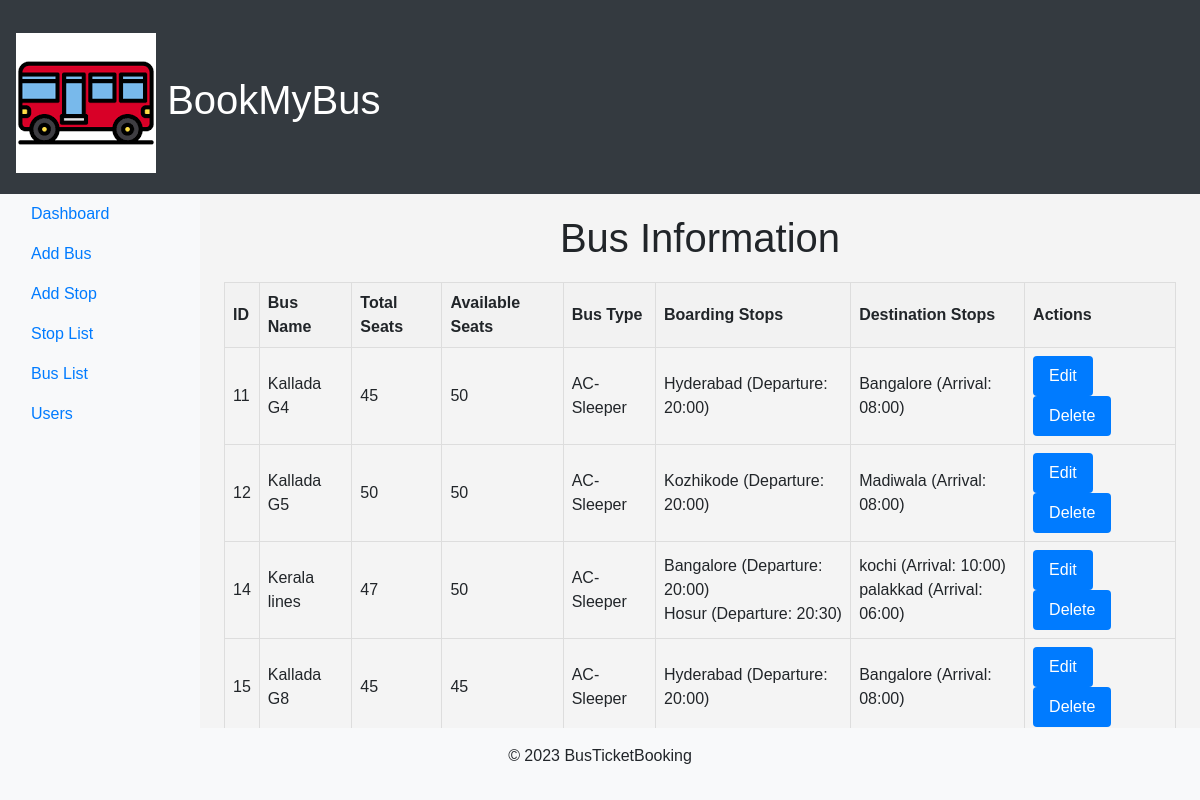
The app's page /adminapp/admin/dashboard/ with its own data.
### app1/models.py (models this page shows, shortened)
class Bus(models.Model):
    BUS_TYPE_CHOICES = [
        ('AC-Sleeper', 'AC-Sleeper'),
        ('Non-AC-Sleeper', 'Non-AC-Sleeper'),
        ('AC-seater', 'AC-seater'),
        ('Non-AC-seater', 'Non-AC-seater'),
    ]
    name = models.CharField(max_length=100)
    total_seats = models.IntegerField(default=50)  # Assume 50 seats by default
    available_seats = models.IntegerField(default=50)  #
    boarding_stops = models.ManyToManyField(Stop, through='BoardingStop', related_name='boarding_buses')
    destination_stops = models.ManyToManyField(Stop, through='DestinationStop', related_name='destination_buses')
    bus_type = models.CharField(max_length=30, choices=BUS_TYPE_CHOICES, default='Non-AC-Non-Sleeper')
    def __str__(self):
        return f"{self.name}-{self.boarding_stops}-{self.destination_stops}-{self.bus_type}"

class BoardingStop(models.Model):
    bus = models.ForeignKey(Bus, on_delete=models.CASCADE)
    stop = models.ForeignKey(Stop, on_delete=models.CASCADE)
    departure_time = models.TimeField(default=20)
    distance = models.DecimalField(max_digits=10, decimal_places=2, default=0.0)

class Stop(models.Model):
    name = models.CharField(max_length=100)

class DestinationStop(models.Model):
    bus = models.ForeignKey(Bus, on_delete=models.CASCADE)
    stop = models.ForeignKey(Stop, on_delete=models.CASCADE)
    arrival_time = models.TimeField(default=8)
    distance = models.DecimalField(max_digits=10, decimal_places=2, default=0.0)

### adminapp/views.py (the view)
# urls.py: path('admin/dashboard/', views.custom_admin_dashboard, name='custom_admin_dashboard'),
def custom_admin_dashboard(request):
    buses = Bus.objects.all()
    bus_data = []
    print(buses)
    for bus in buses:
        boarding_stops = BoardingStop.objects.filter(bus=bus)
        destination_stops = DestinationStop.objects.filter(bus=bus)
        bus_data.append({
            'bus': bus,
            'boarding_stops': boarding_stops,
            'destination_stops': destination_stops
        })
    return render(request, 'custom_admin_dashboard.html', {'bus_data': bus_data})

### project_templates/custom_admin_dashboard.html (shortened to what this page needs)
{% extends 'base_admin.html' %}
{% block content %}
    <h1>Bus Information</h1>
    <table>
        <thead>
            <tr>
                <th>ID</th>
                <th>Bus Name</th>
                <th>Total Seats</th>
                <th>Available Seats</th>
                <th>Bus Type</th>
                <th>Boarding Stops</th>
                <th>Destination Stops</th>
                <th>Actions</th>
            </tr>
        </thead>
        <tbody>
            {% for data in bus_data %}
            <tr>
                <td>{{ data.bus.id }}</td>
                <td>{{ data.bus.name }}</td>
                <td>{{ data.bus.total_seats }}</td>
                <td>{{ data.bus.available_seats }}</td>
                <td>{{ data.bus.get_bus_type_display }}</td>
                <td>
                    {% for stop in data.boarding_stops %}
                        {{ stop.stop.name }} (Departure: {{ stop.departure_time|time:"H:i" }})<br>
                    {% endfor %}
                </td>
                <td>
                    {% for stop in data.destination_stops %}
                        {{ stop.stop.name }} (Arrival: {{ stop.arrival_time|time:"H:i" }})<br>
                    {% endfor %}
                </td>
                <td>
                    <form action="{% url 'edit_bus' data.bus.id %}" method="get">
                        <input type="submit" value="Edit">
                    </form>
                    <form action="{% url 'delete_bus' data.bus.id %}" method="post">
                        <input type="submit" value="Delete">
                    </form>
                </td>
            </tr>
            {% endfor %}
        </tbody>
    </table>
{% endblock  %}

### project_templates/custom_admin_dashboard.html (style rules this page uses)
body { font-family: Arial, sans-serif; margin: 0; padding: 0; background-color: #f4f4f4; }
h1 { text-align: center; margin-top: 20px; }
table { width: 100%; border-collapse: collapse; margin-top: 20px; }
th, td { border: 1px solid #ddd; padding: 8px; text-align: left; }
th { background-color: #f2f2f2; }
form { display: inline-block; }
input[type="submit"] { padding: 8px 16px; cursor: pointer; border: none; background-color: #007bff; color: white; border-radius: 4px; margin-right: 5px; }

### project_templates/base_admin.html (style rules this page uses)
body { display: flex; flex-direction: column; min-height: 100vh; font-family: Arial, sans-serif; background-color: #f4f4f4; margin: 0; padding: 0; }
h1 { text-align: center; }

### records on screen
Bus: bus.id "11", bus.name "Kallada G4", bus.total_seats "45", bus.available_seats "50", bus.bus_type "AC-Sleeper"
BoardingStop: stop.name "Hyderabad", departure_time "20:00"
DestinationStop: stop.name "Bangalore", arrival_time "08:00"
Bus: bus.id "12", bus.name "Kallada G5", bus.total_seats "50", bus.available_seats "50", bus.bus_type "AC-Sleeper"
BoardingStop: stop.name "Kozhikode", departure_time "20:00"
DestinationStop: stop.name "Madiwala", arrival_time "08:00"
Bus: bus.id "14", bus.name "Kerala lines", bus.total_seats "47", bus.available_seats "50", bus.bus_type "AC-Sleeper"
BoardingStop: stop.name "Bangalore", departure_time "20:00"
BoardingStop: stop.name "Hosur", departure_time "20:30"
DestinationStop: stop.name "kochi", arrival_time "10:00"
DestinationStop: stop.name "palakkad", arrival_time "06:00"
Bus: bus.id "15", bus.name "Kallada G8", bus.total_seats "45", bus.available_seats "45", bus.bus_type "AC-Sleeper"
BoardingStop: stop.name "Hyderabad", departure_time "20:00"
DestinationStop: stop.name "Bangalore", arrival_time "08:00"
